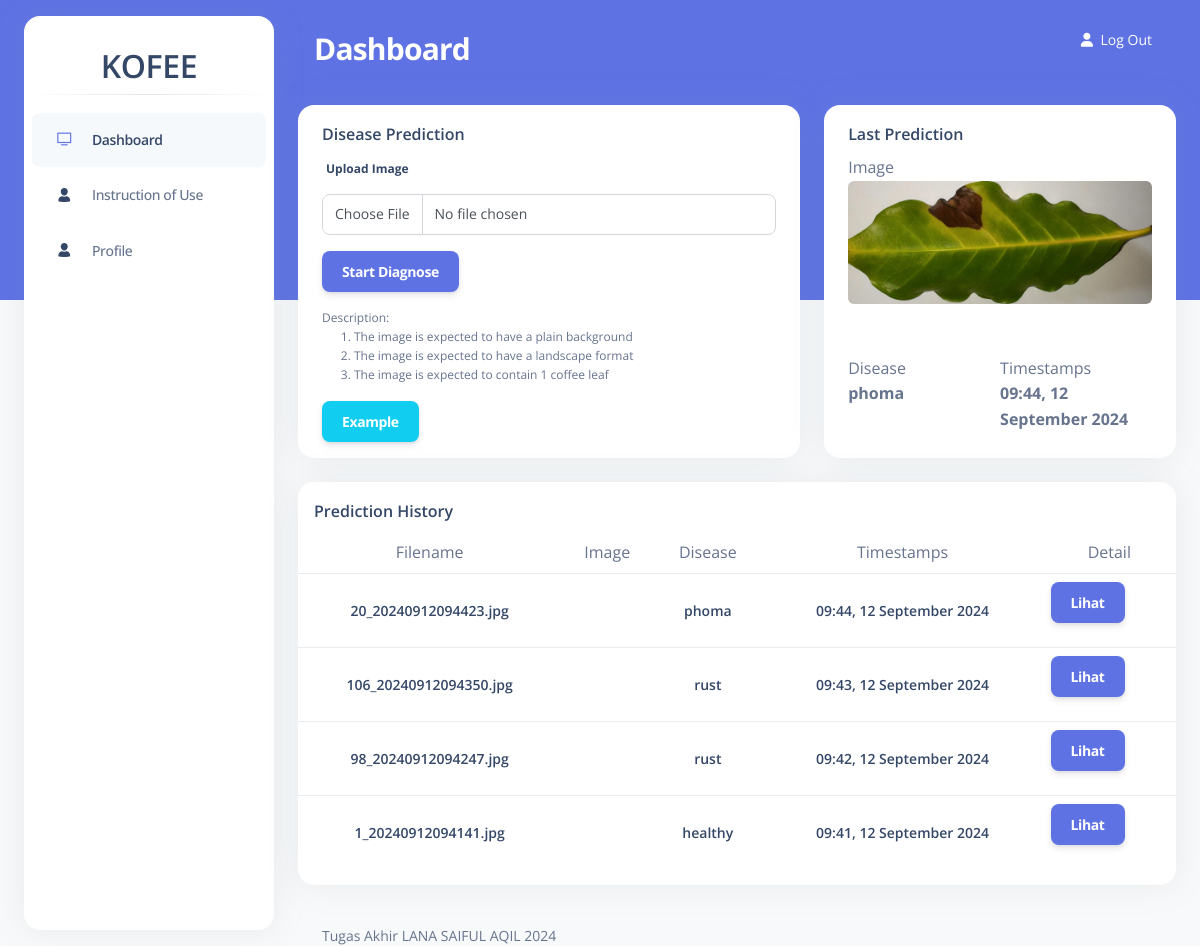
/ (signed in), run on an earlier commit of the app's database.
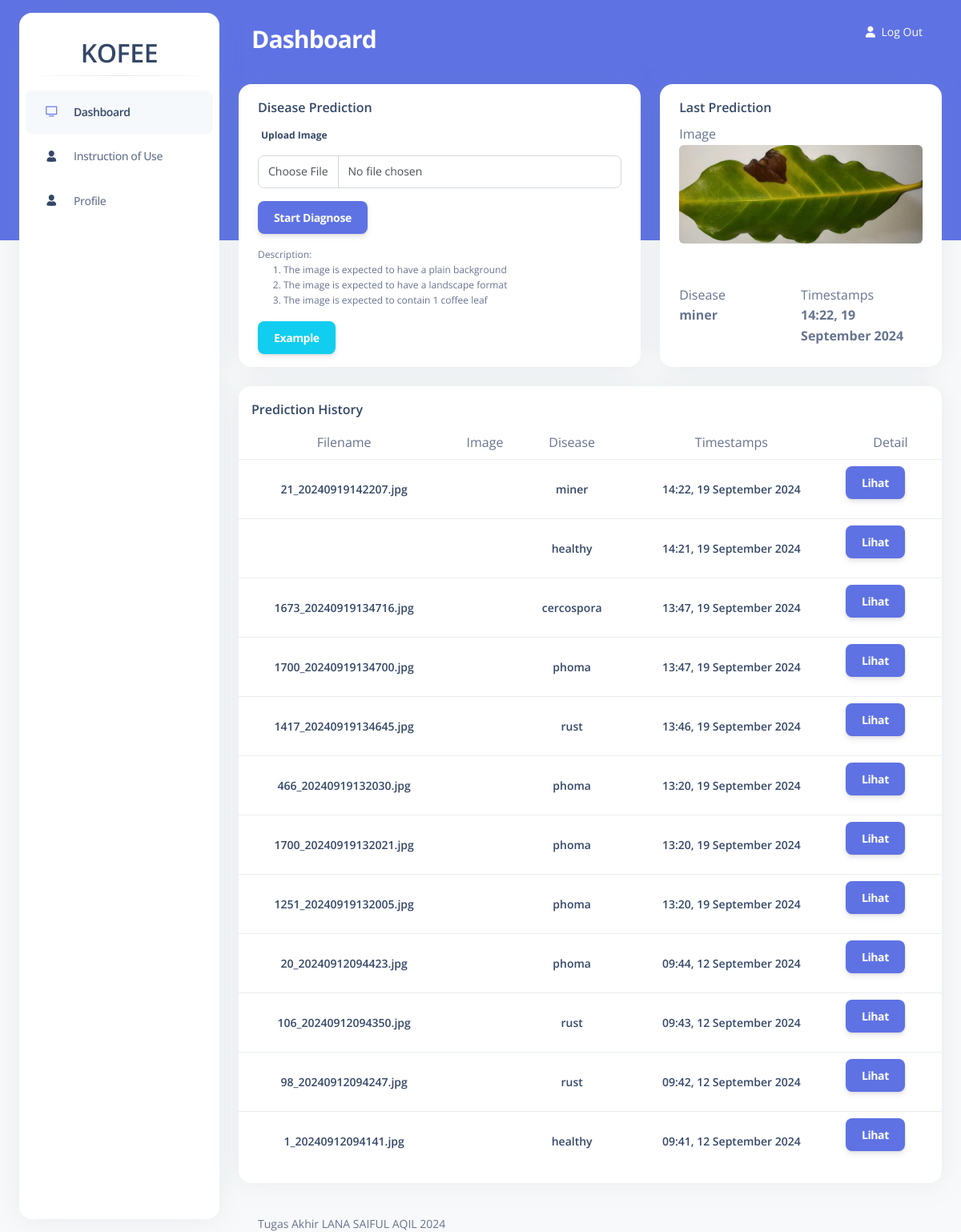
And on a later commit of the database.
### WebClient/models.py (models this page shows, shortened)
class History(models.Model):
    userid = models.ForeignKey(settings.AUTH_USER_MODEL, on_delete=models.CASCADE, default=1)
    label = models.ForeignKey(Label, on_delete=models.CASCADE, default=2)
    filename = models.CharField(max_length=255, default="")
    image = models.ImageField(upload_to=imageuploadfilename)
    timestamp = models.DateTimeField(auto_now_add=True)

class Label(models.Model):
    name = models.CharField(max_length=255)
    treatment = models.TextField(default="Tidak dibutuhkan treatment khusus")
    def __str__(self):
        return self.name

### WebClient/views.py (the view, shortened to what this page needs)
# urls.py: 2. Add a URL to urlpatterns:  path('', views.home, name='home')
@login_required
def home(request):
    if request.method == 'GET':
        context = {'title': 'Dashboard | Kofee', 'judul_halaman': "Dashboard"}
        template = 'dashboard/dashboard.html'
        histories = History.objects.filter(userid=request.user).order_by('-timestamp')
        labels = Label.objects.all()
        for history in histories:
            history.image = settings.MEDIA_URL + str(history.image)
            history.timestamp = change12HourTo24HourFormat(history.timestamp.strftime("%I:%M %p")) + history.timestamp.strftime(", %d %B %Y")
            for label in labels:
                if history.label_id == label.id:
                    history.treatment = label.treatment
                    break
        context['histories'] = histories
        context['last_history'] =  histories.first() if histories.exists() else None
        return render(request,
                      template,
                      context)

### WebClient/helper.py (called while the page is built)
def change12HourTo24HourFormat(timestamp):
    return datetime.strptime(timestamp, "%I:%M %p").strftime("%H:%M")

### WebClient/templates/dashboard/dashboard.html (shortened to what this page needs)
{% extends 'dashboard/base_dashboard.html' %}
{% block content %}
<div class="container-fluid py-4">
  <div class="row">
    <div class="col-lg-7 mb-lg-0 mb-4">
      <div class="card h-100">
        <div class="card-header pb-0 pt-3 bg-transparent">
          <h6 class="text-capitalize">Disease Prediction</h6>
        </div>
        <div class="card-body py-0">
          <form method="POST" action="" enctype="multipart/form-data">
            <div class="form-group">
                <label for="image">Upload Image</label>
                <input name="image" type="file" class="form-control my-2" id="inputImage">
            </div>
            <button type="submit" class="btn btn-primary">Start Diagnose</button>
          </form>
          <div style="font-size: 12px; margin-top: auto;">
            Description:
            <ol>
              <li>The image is expected to have a plain background</li>
              <li>The image is expected to have a landscape format</li>
              <li>The image is expected to contain 1 coffee leaf</li>
            </ol>
          </div>
          <div>
            <button type="button" class="btn btn-info" data-bs-toggle="modal" data-bs-target="#contohgambar">
              Example
            </button>
          </div>
        </div>
      </div>
    </div>
    <div class="col-lg-5 mb-lg-0 mb-4">
      <div class="card h-100">
        <div class="card-header pb-0 pt-3 bg-transparent">
          <h6 class="text-capitalize">Last Prediction</h6>
        </div>
        <div class="card-body py-0" style="height: 300px!important;">
          <div style="height: 200px;">
            <div style="display: flex; flex-direction: column; height: 100%;">
              <div>Image</div>
              <div style="height: inherit; width: auto;">
                <img src='/media/sample_image/20_phoma.jpg' class="rounded" style="max-height: 100%; max-width: 100%;">
              </div>
            </div>
          </div>
          <div style="height: 100px; display: flex;">
            <div style="width: 50%;">
              <p class="mb-0">Disease</p>
              {% if last_history %}
              <b>{{last_history.label}}</b>
              {% else %}
              <b>No prediction yet</b>
              {% endif %}
            </div>
            <div style="width: 50%;">
              <p class="mb-0">Timestamps</p>
              {% if last_history %}
              <b>{{last_history.timestamp}}</b>
              {% else %}
              <b>No prediction yet</b>
              {% endif %}
            </div>
          </div>
        </div>
      </div>
    </div>
  </div>
  <div class="row mt-4">
    <div class="col-12 mb-lg-0 mb-4">
      <div class="card ">
        <div class="card-header pb-0 p-3">
          <div class="d-flex justify-content-between">
            <h6 class="mb-2">Prediction History</h6>
          </div>
        </div>
        <div class="table-responsive">
          <table class="table align-items-center ">
            <tbody>
              <tr>
                <td class="text-center">Filename</td>
                <td class="text-center">Image</td>
                <td class="text-center">Disease</td>
                <td class="text-center">Timestamps</td>
                <td class="text-center">Detail</td>
              </tr>
              {% for history in histories %}
              <tr>
                <td class="w-30">
                  <div class="px-2 py-1">
                    <h6 class="text-sm text-center mb-0">{{history.filename}}</h6>
                  </div>
                </td>
                <td>
                  <div class="text-center">
                  </div>
                </td>
                <td>
                  <div class="text-center">
                    <h6 class="text-sm mb-0">{{history.label}}</h6>
                  </div>
                </td>
                <td class="align-middle text-sm">
                  <div class="col text-center">
                    <h6 class="text-sm mb-0">{{history.timestamp}}</h6>
                  </div>
                </td>
                <td>
                  <button type="button" class="btn btn-primary" data-bs-toggle="modal" data-bs-target="#modalhistory{{forloop.counter}}">
                    Lihat
                  </button>
                </td>
              </tr>
              {% endfor %}
            </tbody>
          </table>
        </div>
      </div>
    </div>
  </div>
</div>
{% endblock %}

### WebClient/templates/dashboard/base_dashboard.html (shortened to what this page needs)
<!DOCTYPE html>
<html lang="en">
<head>
  {% load static %}
  <link href='{% static "assets/css/nucleo-icons.css" %}' rel="stylesheet" />
  <link href='{% static "assets/css/nucleo-svg.css" %}' rel="stylesheet" />
  <link href='{% static "assets/css/nucleo-svg.css" %}' rel="stylesheet" />
  <link id="pagestyle" href='{% static "assets/css/argon-dashboard.css" %}' rel="stylesheet" />
</head>
<body class="g-sidenav-show bg-gray-100">
  <aside class="sidenav bg-white navbar navbar-vertical navbar-expand-xs border-0 border-radius-xl my-3 fixed-start ms-4 " id="sidenav-main" style="z-index:0;">
    <div class="sidenav-header">
      <a class="navbar-brand m-0 text-center" href=" https://demos.creative-tim.com/argon-dashboard/pages/dashboard.html " target="_blank">
        <span class="font-weight-bold" style="font-size: 32px;">KOFEE</span>
      </a>
    </div>
    <hr class="horizontal dark mt-0">
    <div class="collapse navbar-collapse  w-auto " id="sidenav-collapse-main">
      <ul class="navbar-nav">
        <li class="nav-item">
          <a class="nav-link {% if request.resolver_match.url_name == 'home' %} active {% endif %}" href="{% url 'home' %}">
            <div class="icon icon-shape icon-sm border-radius-md text-center me-2 d-flex align-items-center justify-content-center">
              <i class="ni ni-tv-2 text-primary text-sm opacity-10"></i>
            </div>
            <span class="nav-link-text ms-1">Dashboard</span>
          </a>
        </li>
        <li class="nav-item">
          <a class="nav-link {% if request.resolver_match.url_name == 'petunjuk' %} active {% endif %}" href="{% url 'petunjuk' %}">
            <div class="icon icon-shape icon-sm border-radius-md text-center me-2 d-flex align-items-center justify-content-center">
              <i class="ni ni-single-02 text-dark text-sm opacity-10"></i>
            </div>
            <span class="nav-link-text ms-1">Instruction of Use</span>
          </a>
        </li>
        <li class="nav-item">
          <a class="nav-link {% if request.resolver_match.url_name == 'profile' %} active {% endif %}" href="{% url 'profile' %}">
            <div class="icon icon-shape icon-sm border-radius-md text-center me-2 d-flex align-items-center justify-content-center">
              <i class="ni ni-single-02 text-dark text-sm opacity-10"></i>
            </div>
            <span class="nav-link-text ms-1">Profile</span>
          </a>
        </li>
      </ul>
    </div>
  </aside>
  <main class="main-content position-relative border-radius-lg ">
    <nav class="navbar navbar-main navbar-expand-lg px-0 mx-4 shadow-none border-radius-xl " id="navbarBlur" data-scroll="false">
      <div class="container-fluid py-1 px-3">
        <nav aria-label="breadcrumb">
          <h3 class="font-weight-bolder text-white mb-0 mt-3">{{judul_halaman}}</h3>
        </nav>
        <div class="collapse navbar-collapse mt-sm-0 mt-2 me-md-0 me-sm-4 justify-content-end" id="navbar">
          <ul class="navbar-nav  justify-content-end">
            <li class="nav-item d-flex align-items-center">
              <form action="{% url 'logout' %}" method="post" class="d-inline-block nav-link">
                <button type="submit" class="border-0 text-white p-0" style="background-color: transparent;">
                  <i class="fa fa-user me-sm-1"></i>
                  Log Out
                </button>
              </form>
            </li>
          </ul>
        </div>
      </div>
    </nav>
    {% block content %}
    {% endblock %}
    <div class="container-fluid">
        <footer class="footer pt-3  ">
            <div class="container-fluid">
              <div class="row align-items-center justify-content-lg-between">
                <div class="col-lg-6 mb-lg-0 mb-4">
                  <div class="copyright text-center text-sm text-muted text-lg-start">
                    Tugas Akhir LANA SAIFUL AQIL 2024
                  </div>
                </div>
              </div>
            </div>
          </footer>
    </div>
  </main>
</body>
</html>

### WebClient/static/assets/css/nucleo-svg.css (style rules this page uses)
.icon { display: inline-block; color: #111111; height: 1em; width: 1em; }
.icon-sm { height: 0.8em; width: 0.8em; }
.icon { fill: currentColor; stroke: none; }

What changed in the data, as far as the page shows it:
added History: label "miner", timestamp "14:22, 19 September 2024", filename "21_20240919142207.jpg"
added History: label "healthy", timestamp "14:21, 19 September 2024"
added History: filename "1673_20240919134716.jpg", label "cercospora", timestamp "13:47, 19 September 2024"
added History: filename "1700_20240919134700.jpg", label "phoma", timestamp "13:47, 19 September 2024"
added History: filename "1417_20240919134645.jpg", label "rust", timestamp "13:46, 19 September 2024"
added History: filename "466_20240919132030.jpg", label "phoma", timestamp "13:20, 19 September 2024"
added History: filename "1700_20240919132021.jpg", label "phoma", timestamp "13:20, 19 September 2024"
added History: filename "1251_20240919132005.jpg", label "phoma", timestamp "13:20, 19 September 2024"
Also different on the page:
{{ last_history.label }}: "phoma" → "miner"
{{ last_history.timestamp }}: "09:44, 12 September 2024" → "14:22, 19 September 2024"
